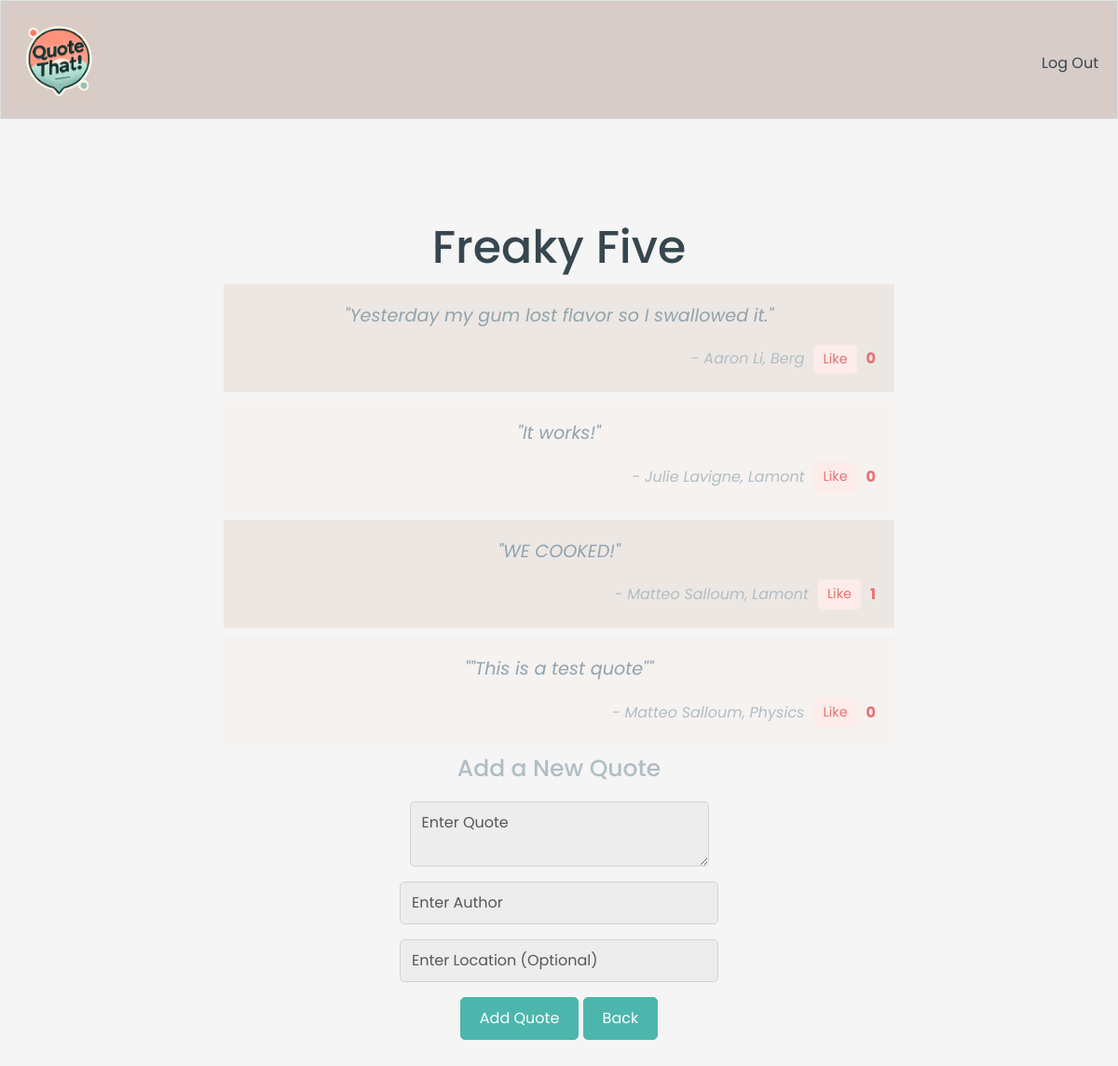
Page /group/1 (signed in) on the earlier database version.
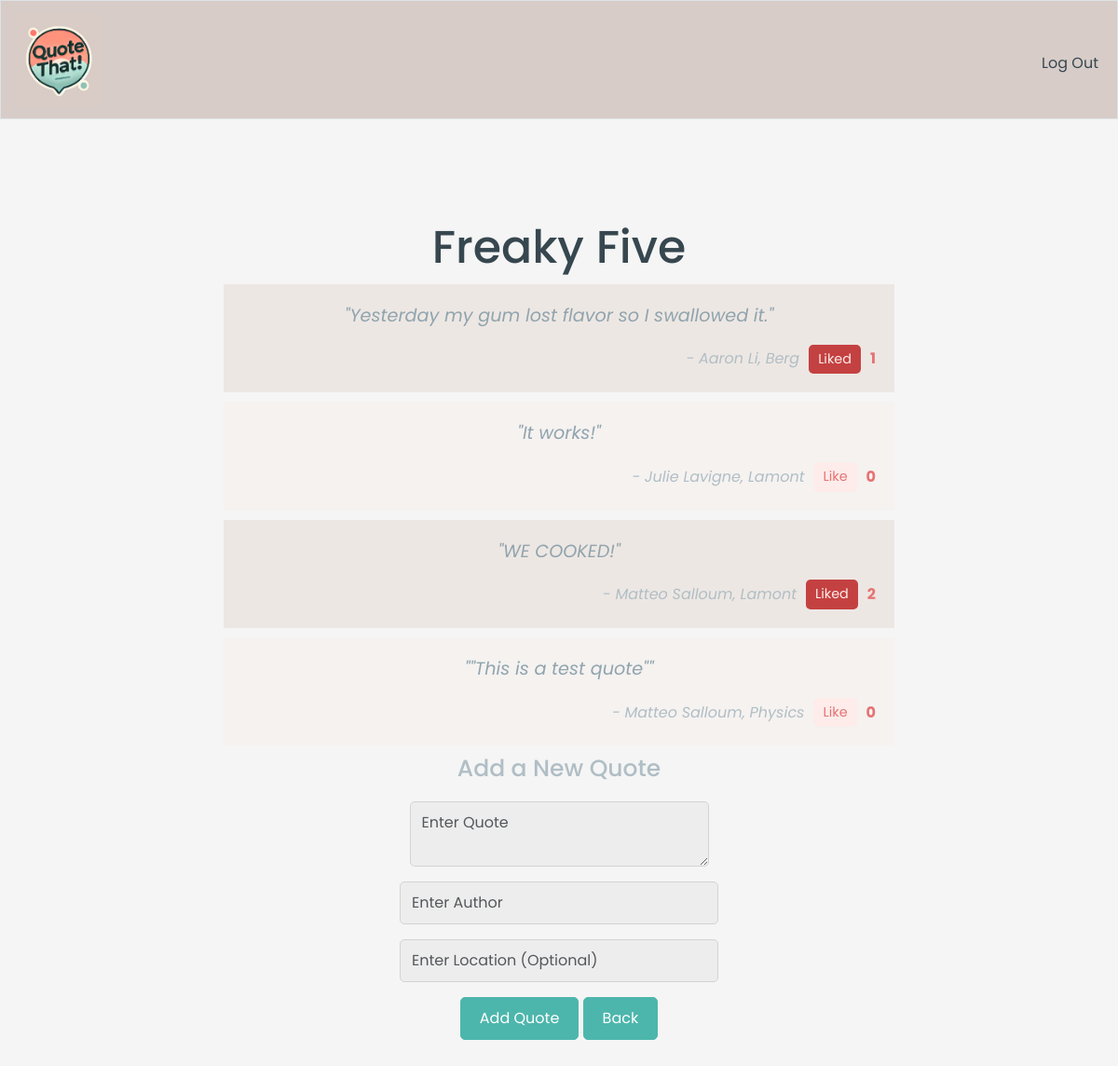
Same page on the later database version.
### tables this page shows
CREATE TABLE 'groups' ('id' INTEGER PRIMARY KEY NOT NULL, 'name' TEXT NOT NULL, 'group_hash' TEXT NOT NULL);

CREATE TABLE 'quotes' ('id' INTEGER PRIMARY KEY NOT NULL, 'quote_text' TEXT NOT NULL, 'quote_author' INTEGER NOT NULL, 'media' TEXT DEFAULT NULL, 'group_id' INTEGER NOT NULL, 'people_present' TEXT DEFAULT NULL, 'location' TEXT DEFAULT NULL, 'likes' INTEGER NOT NULL DEFAULT 0 , 'time' DATETIME DEFAULT CURRENT_TIMESTAMP);

### app.py (the view)
@app.route("/group/<int:group_id>")
@login_required
def group_page(group_id):
    group_details = quote_db.execute("SELECT name,id FROM groups WHERE id = ?", group_id)[0]  # Assuming each group_id is unique and fetches one row
    quotes = quote_db.execute("SELECT id, quote_text, quote_author, location, likes FROM quotes WHERE group_id = ?", group_id)
    like_info = quote_db.execute("SELECT id FROM quotes WHERE id IN (SELECT quote_id FROM likes WHERE user_id = ? GROUP BY quote_id HAVING SUM(like_value) > 0)", session["user_id"])
    return render_template("group.html", group=group_details, quotes = quotes, like_info = like_info)

### app.py (called while the page is built)
@app.after_request
def after_request(response):
    response.headers["Cache-Control"] = "no-cache, no-store, must-revalidate"
    response.headers["Expires"] = 0
    response.headers["Pragma"] = "no-cache"
    return response

### helpers.py (called while the page is built)
def login_required(f):
    @wraps(f)
    def decorated_function(*args, **kwargs):
        print("Login check for route:", f.__name__)
        print(session.get("user_id"))
        if session.get("user_id") is None:
            print("redirecting into login page")
            return redirect("/login")
        return f(*args, **kwargs)
    return decorated_function

### templates/group.html (shortened to what this page needs)
{% extends "layout.html" %}
{% block main %}
    <div class="container">
        <h1>{{ group['name'] }}</h1>
        <div class="quote-grid">
            {% if quotes %}
                {% for quote in quotes %}
                    <div class="quote-container">
                        <blockquote class="quote">
                            <p class="quote-text">"{{ quote['quote_text'] }}"</p>
                            <div class="quote-details">
                                <span>
                                    - {{ quote['quote_author'] }}{% if quote['location'] %}, {{ quote['location'] }}
                                </span>
                                {% endif %}
                                <form action="{{ url_for('like_quote', group_id=group['id'], quote_id=quote['id']) }}" method="POST" class="like-form">
                                    <button type="submit" class="{% if quote['id'] in like_info|map(attribute='id') %}liked{% else %}like-button{% endif %}">
                                        {% if quote['id'] in like_info|map(attribute='id') %}Liked{% else %}Like{% endif %}
                                    </button>
                                    <span class="like-count">
                                        {{ quote['likes'] or 0 }}
                                    </span>
                                </form>
                            </div>
                        </blockquote>
                    </div>
                {% endfor %}
            {% else %}
                <p>No quotes in this group yet.</p>
            {% endif %}
        </div>
        <div class="add-quote-form">
            <h2>Add a New Quote</h2>
            <form action="{{ url_for('add_quote', group_id=group.id) }}" method="POST">
                <div class="mb-3">
                    <textarea id="quote" name="quote" placeholder="Enter Quote" class="form-control mx-auto w-auto" required autocomplete="off"></textarea>
                  </div>
                  <div class="mb-3">
                    <input type="text" id="author" name="author" placeholder="Enter Author" class="form-control mx-auto w-auto" required autocomplete="off">
                  </div>
                  <div class="mb-3">
                    <input type="text" id="location" name="location" placeholder="Enter Location (Optional)" class="form-control mx-auto w-auto" autocomplete="off">
                  </div>
                <div>
                    <button type="submit" class="btn btn-primary">Add Quote</button>
                    <a href="{{ url_for('index') }}" class="btn btn-primary">Back</a>
                </div>
            </form>
        </div>
    </div>
{% endblock %}

### templates/layout.html (shortened to what this page needs)
<!DOCTYPE html>
<html lang="en">
    <head>
        <link href="https://cdn.jsdelivr.net/npm/bootstrap@5.3.3/dist/css/bootstrap.min.css" rel="stylesheet">
        <link href="/static/styles.css" rel="stylesheet">
    </head>
    <body>
        <nav class="bg-custom border navbar navbar-expand-md navbar-light">
            <div class="container-fluid">
                <a class="navbar-brand" href="/"><img class="logo" src="{{ url_for('static', filename='logo.png') }}" alt="Quote That! Logo"></a>
                <div class="collapse navbar-collapse" id="navbar">
                    {% if session["user_id"] %}
                        <ul class="navbar-nav ms-auto mt-2">
                            <li class="nav-item"><a class="nav-link" href="/logout">Log Out</a></li>
                        </ul>
                    {% endif %}
                </div>
            </div>
        </nav>
        <main class="container py-5 text-center">
            {% block main %}{% endblock %}
        </main>
    </body>
</html>

### static/styles.css (style rules this page uses)
.logo { width: 100px; height: auto; display: block; }
.bg-custom { background-color: #D7CCC8 }
.navbar { width: 100%; }
.nav-link { color: #37474f; }
body { font-family: Arial, sans-serif; margin: 0; padding: 0; display: flex; flex-direction: column; align-items: center; color: #37474f; background: #F5F5F5; font-family: 'Poppins', sans-serif; }
h1 { font-size: 49px; color: #37474f; text-align: center; font-family: 'Poppins', sans-serif; }
h2 { font-size: 25px; color: #B0BEC5; text-align: center; margin-bottom: 20px; }
p { color: #90A4AE; }
.container { max-width: 800px; margin: 20px auto; padding: 20px; text-align: center; }
.form-control { background-color: #EDEDED; border: 1px solid #D3D3D3; color: #37474F; border-radius: 5px; font-size: 16px; padding: 10px 12px; transition: border-color 0.3s ease, box-shadow 0.3s ease; }
.btn-primary { background-color: #4DB6AC; border-color: #4DB6AC; color: #fff; font-size: 16px; padding: 10px 20px; border-radius: 5px; transition: background-color 0.3s ease, box-shadow 0.3s ease; }
a { color: #F2B4B4; text-decoration: none; }
.text-center { margin-top: 20px; }
.mb-3 { margin-bottom: 20px; }
.quote-container .quote { font-style: italic; font-size: 1.2rem; padding: 20px; border-radius: 10px; margin: 10px 0; }
.quote-text { color: #90A4AE; }
.quote-container:nth-child(odd) { background-color: #EDE7E3; }
.quote-container:nth-child(even) { background-color: #F5F2F0; }
.quote-details { display: flex; align-items: center; gap: 10px; flex-wrap: wrap; justify-content: right; text-align: right; font-size: 1rem; color: #B0BEC5; margin-top: 10px; }
.like-button { background-color: #FDECEA; color: #e57373; border: none; border-radius: 5px; padding: 5px 10px; font-size: 0.9rem; cursor: pointer; transition: background-color 0.3s; }
.liked { border: none; border-radius: 5px; padding: 5px 10px; font-size: 0.9rem; cursor: pointer; transition: background-color 0.3s; background-color: #C44141; color: #FDECEA; }
.like-form { display: inline-flex; align-items: center; gap: 5px; }
.like-count { font-weight: bold; font-style: normal; margin-left: 5px; color: #e57373; }

Differences in the rows shown:
changed quotes "Yesterday my gum lost flavor so I swallowed it.": likes "0" → "1"; text "Like" → "Liked"
changed quotes "WE COOKED!": likes "1" → "2"; text "Like" → "Liked"
